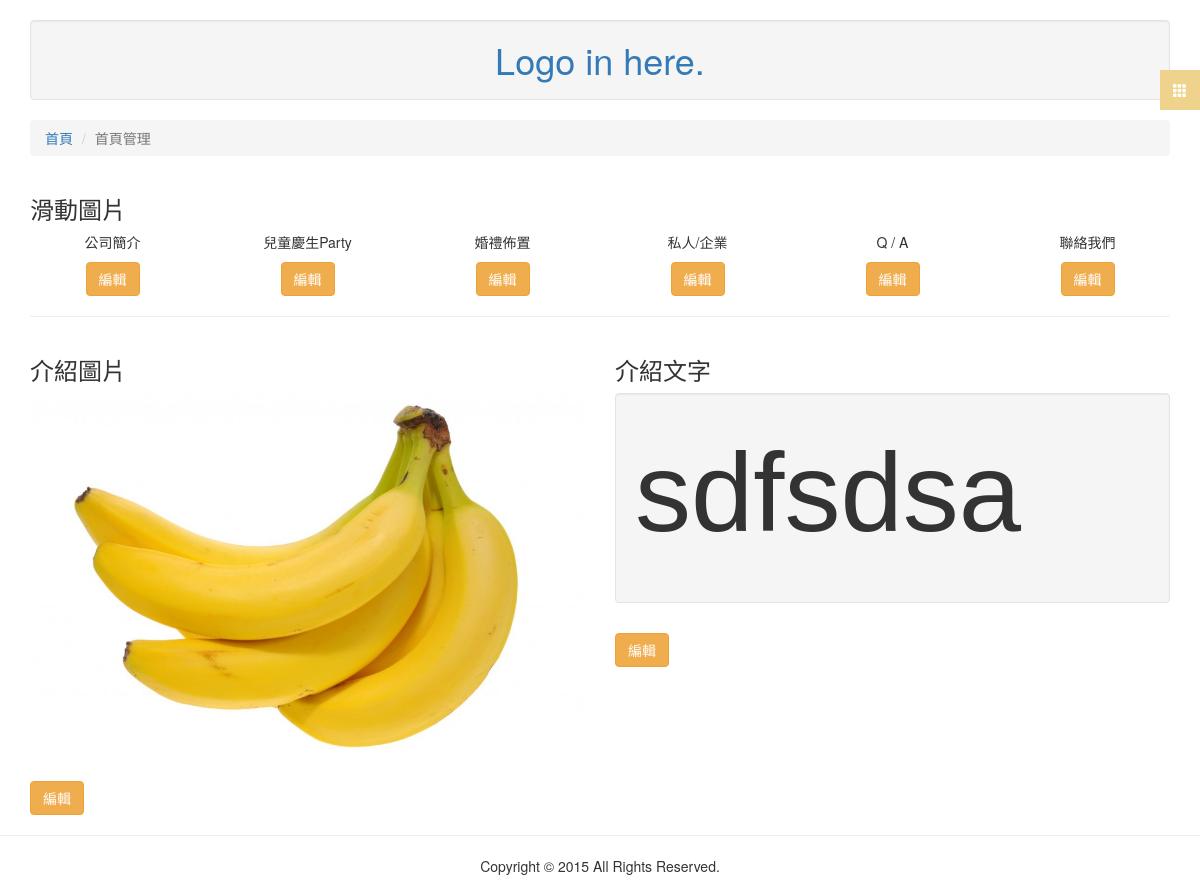
The page /index.php/welcome/admin on the database as committed earlier.
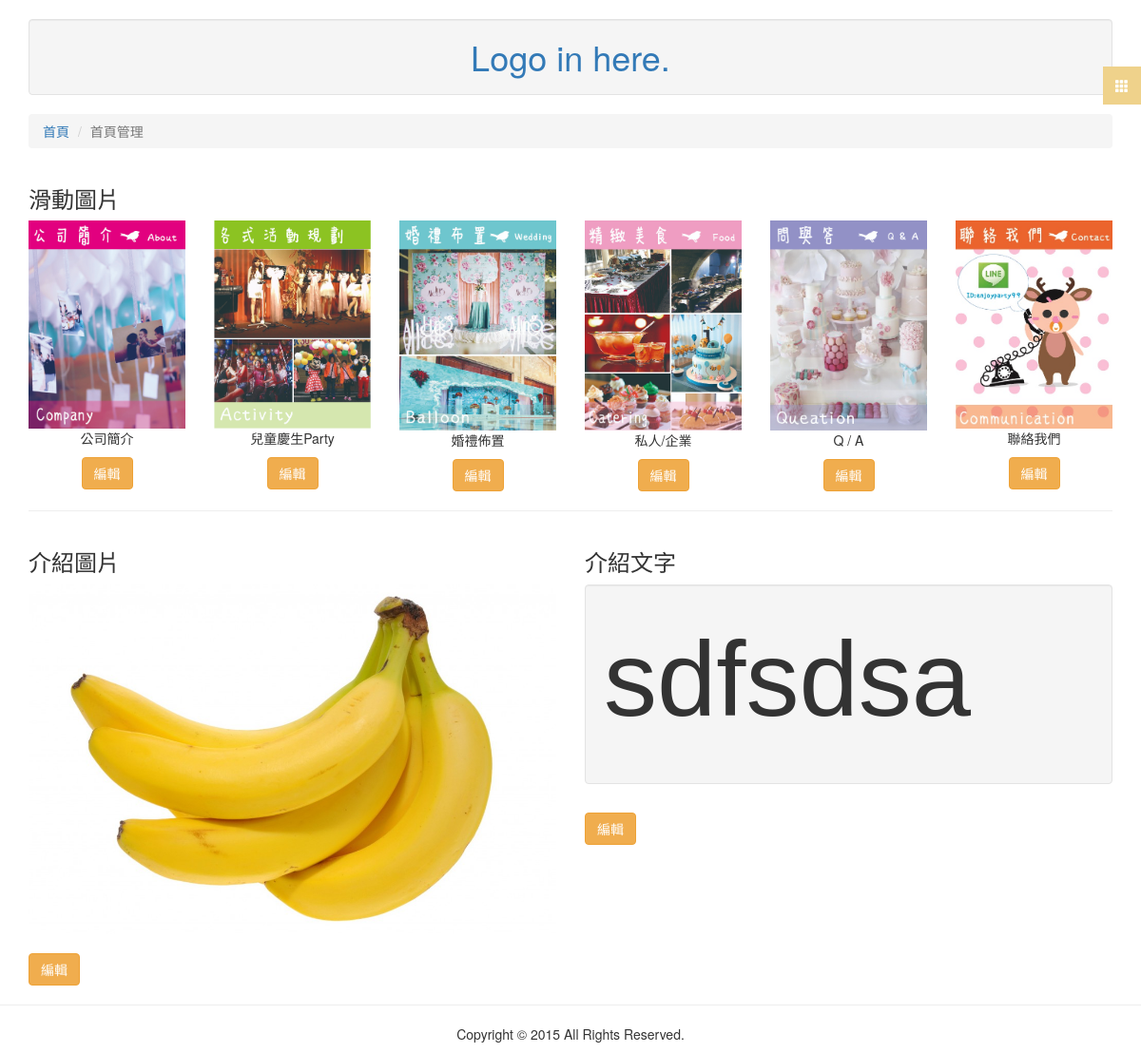
The same page on the database as committed later.
### tables this page shows
CREATE TABLE IF NOT EXISTS `welcome_slide` (
`id` int(11) NOT NULL,
  `title` varchar(255) NOT NULL,
  `path` varchar(255) NOT NULL,
  `url` text NOT NULL
);

CREATE TABLE IF NOT EXISTS `welcome_picture` (
`id` int(11) NOT NULL,
  `path` varchar(255) NOT NULL
);

CREATE TABLE IF NOT EXISTS `welcome_text` (
`id` int(11) NOT NULL,
  `content` text NOT NULL
);

### application/controllers/Welcome.php (called while the page is built, shortened)
<?php
class Welcome extends MY_Controller {
	public function __construct()
	{
		$this->load->model(['welcomepicture_model', 'welcometext_model', 'welcomeslide_model']);
	}
	public function admin()
	{
		$slides = $this->welcomeslide_model->select_all_data('asc');
		$picture = $this->welcomepicture_model->select_data(1);
		$text = $this->welcometext_model->select_data(1);
		$navlists =	[
			'' => '首頁',
			'welcome/admin' => '首頁管理'
		];
		$this->load->view('welcome/admin', [
			'slides' => $slides,
			'picture' => $picture,
			'text' => $text,
			'navlists' => $navlists
		]);
		return true;
	}
}

### index.php (called while the page is built, shortened)
<?php
require_once BASEPATH.'core/CodeIgniter.php';

### application/core/MY_Model.php (called while the page is built, shortened)
<?php
class MY_Model extends BASE_Model {
	protected $table;
	protected $primaryKey;
	function select_all_data($order = 'desc')
	{
		$this->db->order_by($this->primaryKey, $order);
		$query = $this->db->get($this->table);
		return $query->result();
	}
	function select_data($id)
	{
		$query = $this->db->get_where($this->table, array($this->primaryKey => $id));
		return $query->row();
	}
}

### application/views/welcome/admin.php (the view, shortened to what this page needs)
<?php require_once VIEWPATH.'_layouts/_header.php' ?>
<section class="container">
	<h3>滑動圖片</h3>
	<div class="row text-center">
		<div class="col-xs-12 col-sm-2">
			<img src="<?=base_url($slides[0]->path)?>" alt="" class="img-responsive">
			<p><?=$slides[0]->title?></p>
			<a href="<?=base_url('welcome/edit_slide/'.$slides[0]->id)?>" class="btn btn-warning">編輯</a>
		</div>
		<div class="col-xs-12 col-sm-2">
			<img src="<?=base_url($slides[1]->path)?>" alt="" class="img-responsive">
			<p><?=$slides[1]->title?></p>
			<a href="<?=base_url('welcome/edit_slide/'.$slides[1]->id)?>" class="btn btn-warning">編輯</a>
		</div>
		<div class="col-xs-12 col-sm-2">
			<img src="<?=base_url($slides[2]->path)?>" alt="" class="img-responsive">
			<p><?=$slides[2]->title?></p>
			<a href="<?=base_url('welcome/edit_slide/'.$slides[2]->id)?>" class="btn btn-warning">編輯</a>
		</div>
		<div class="col-xs-12 col-sm-2">
			<img src="<?=base_url($slides[3]->path)?>" alt="" class="img-responsive">
			<p><?=$slides[3]->title?></p>
			<a href="<?=base_url('welcome/edit_slide/'.$slides[3]->id)?>" class="btn btn-warning">編輯</a>
		</div>
		<div class="col-xs-12 col-sm-2">
			<img src="<?=base_url($slides[4]->path)?>" alt="" class="img-responsive">
			<p><?=$slides[4]->title?></p>
			<a href="<?=base_url('welcome/edit_slide/'.$slides[4]->id)?>" class="btn btn-warning">編輯</a>
		</div>
		<div class="col-xs-12 col-sm-2">
			<img src="<?=base_url($slides[5]->path)?>" alt="" class="img-responsive">
			<p><?=$slides[5]->title?></p>
			<a href="<?=base_url('welcome/edit_slide/'.$slides[5]->id)?>" class="btn btn-warning">編輯</a>
		</div>
	</div>
	<hr>
	<div class="row">
		<div class="col-xs-12 col-sm-6">
			<h3>介紹圖片</h3>
			<img src="<?=base_url($picture->path)?>" alt="" class="img-responsive">
			<a href="<?=base_url('welcome/edit_picture')?>" class="btn btn-warning">編輯</a>
		</div>
		<div class="col-xs-12 col-sm-6">
			<h3>介紹文字</h3>
			<div class="well"><?=$text->content?></div>
			<a href="<?=base_url('welcome/edit_text')?>" class="btn btn-warning" style="margin: 10px 0">編輯</a>
		</div>
	</div>
</section>
<?php require_once VIEWPATH.'_layouts/_footer.php' ?>

### application/views/_layouts/_header.php (shortened to what this page needs)
<!DOCTYPE html>
<html lang="zh-Hant-TW">
<head>
  <link rel="stylesheet" type="text/css" href="<?=base_url('assets/css/bootstrap.min.css')?>">
  <link rel="stylesheet" type="text/css" href="<?=base_url('assets/css/animate.css')?>">
  <link rel="stylesheet" type="text/css" href="<?=base_url('assets/css/menu.css')?>">
</head>
<body>
<header class="container text-center">
  <h1 class="well"><a href="<?=base_url()?>">Logo in here.</a></h1>
</header>
<nav class="menu" id="theMenu">
  <div id="menuToggle"><span class="glyphicon glyphicon-th"></span></div>
</nav>
<?php if (isset($navlists)): ?>
  <nav class="container">
    <ol class="breadcrumb">
    <?php foreach ($navlists as $key => $value): ?>
      <?php if (end($navlists) == $value):  ?>
        <li class="active"><?=$value;?></li>
      <?php else: ?>
        <li><a href="<?=base_url($key)?>"><?=$value?></a></li>
      <?php endif ?>
    <?php endforeach ?>
    </ol>
  </nav>
<?php endif ?>

### application/views/_layouts/_footer.php
<hr>
<footer class="text-center">
	<p>Copyright © 2015 All Rights Reserved.</p>
</footer>
</body>
</html>

### assets/css/menu.css (style rules this page uses)
.menu { position: fixed; right: -250px; width: 260px; height: 100%; top: 0; z-index: 9999; text-align: left; }
.menu, .body-push { -webkit-transition: all .3s ease; -moz-transition: all .3s ease; -ms-transition: all .3s ease; -o-transition: all .3s ease; transition: all .3s ease; }
#menuToggle { position: absolute; top: 70px; left: -30px; z-index: 11; display: block; text-align: center; font-size: 14px; color: #ffffff; width: 40px; height: 40px; line-height: 40px; cursor: pointer; background: rgba(239,210,139,1); -webkit-transition: all .1s ease-in-out; -moz-transition: all .1s ease-in-out; -ms-transition: all .1s ease-in-out; -o-transition: all .1s ease-in-out; transition: all .1s ease-in-out; }

Rows that differ between the two databases and show on the page:
changed welcome_slide "公司簡介": path: picture added
changed welcome_slide "兒童慶生Party": path: picture added
changed welcome_slide "婚禮佈置": path: picture added
changed welcome_slide "私人/企業": path: picture added
changed welcome_slide (number 5 of 6 on the later page): path: picture added
changed welcome_slide "聯絡我們": path: picture added
